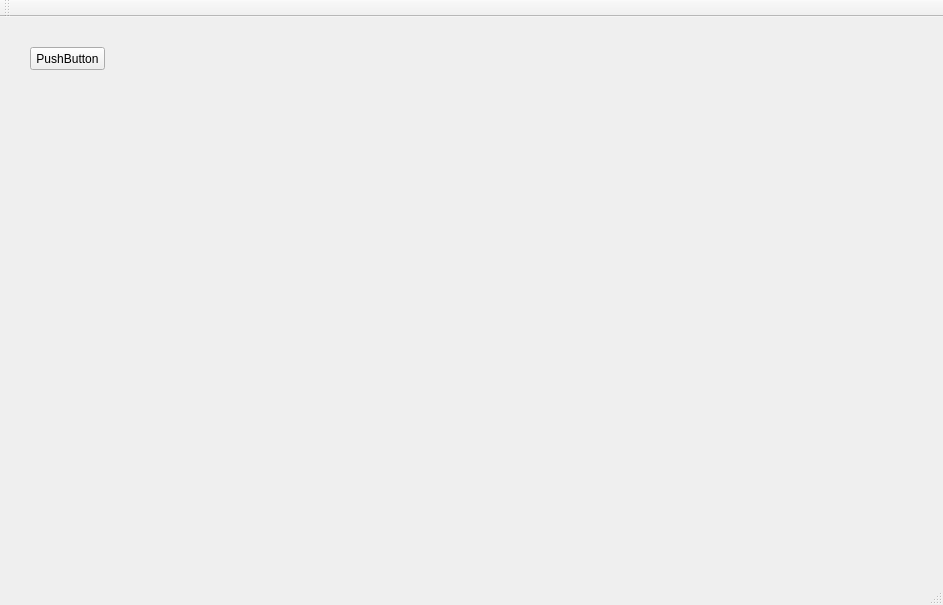
<?xml version="1.0" encoding="UTF-8"?>
<ui version="4.0">
 <class>MapDesignerClass</class>
 <widget class="QMainWindow" name="MapDesignerClass">
  <property name="geometry">
   <rect>
    <x>0</x>
    <y>0</y>
    <width>943</width>
    <height>605</height>
   </rect>
  </property>
  <property name="windowTitle">
   <string>MapDesigner</string>
  </property>
  <widget class="QWidget" name="centralWidget">
   <widget class="QPushButton" name="pushButton">
    <property name="geometry">
     <rect>
      <x>30</x>
      <y>30</y>
      <width>75</width>
      <height>23</height>
     </rect>
    </property>
    <property name="text">
     <string>PushButton</string>
    </property>
   </widget>
  </widget>
  <widget class="QMenuBar" name="menuBar">
   <property name="geometry">
    <rect>
     <x>0</x>
     <y>0</y>
     <width>943</width>
     <height>21</height>
    </rect>
   </property>
  </widget>
  <widget class="QToolBar" name="mainToolBar">
   <attribute name="toolBarArea">
    <enum>TopToolBarArea</enum>
   </attribute>
   <attribute name="toolBarBreak">
    <bool>false</bool>
   </attribute>
  </widget>
  <widget class="QStatusBar" name="statusBar"/>
 </widget>
 <layoutdefault spacing="6" margin="11"/>
 <resources>
  <include location="mapdesigner.qrc"/>
 </resources>
 <connections/>
</ui>
